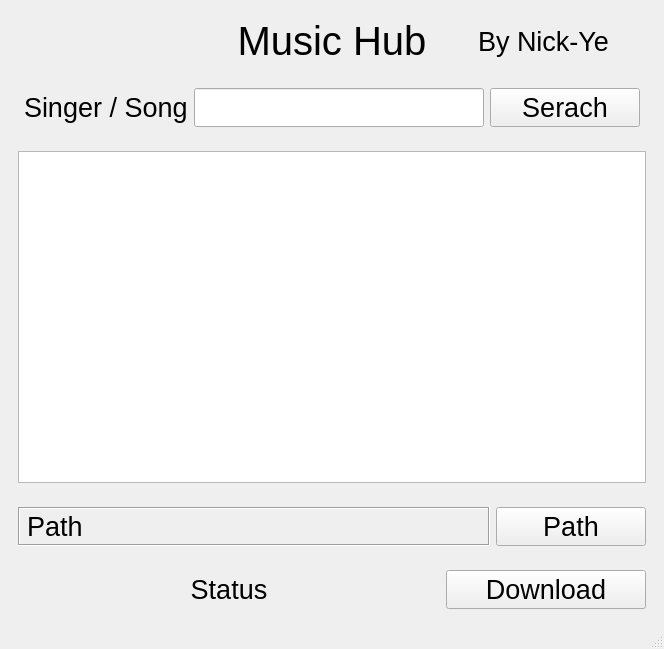
<?xml version="1.0" encoding="UTF-8"?>
<ui version="4.0">
 <class>MainWindow</class>
 <widget class="QMainWindow" name="MainWindow">
  <property name="geometry">
   <rect>
    <x>0</x>
    <y>0</y>
    <width>664</width>
    <height>649</height>
   </rect>
  </property>
  <property name="windowTitle">
   <string>MainWindow</string>
  </property>
  <widget class="QWidget" name="centralwidget">
   <layout class="QVBoxLayout" name="verticalLayout">
    <item>
     <widget class="QFrame" name="frame">
      <property name="sizePolicy">
       <sizepolicy hsizetype="Preferred" vsizetype="Fixed">
        <horstretch>0</horstretch>
        <verstretch>0</verstretch>
       </sizepolicy>
      </property>
      <property name="frameShape">
       <enum>QFrame::NoFrame</enum>
      </property>
      <property name="frameShadow">
       <enum>QFrame::Raised</enum>
      </property>
      <layout class="QHBoxLayout" name="horizontalLayout">
       <item>
        <widget class="QFrame" name="frame_5">
         <property name="frameShape">
          <enum>QFrame::NoFrame</enum>
         </property>
         <property name="frameShadow">
          <enum>QFrame::Raised</enum>
         </property>
        </widget>
       </item>
       <item>
        <widget class="QLabel" name="label">
         <property name="font">
          <font>
           <pointsize>30</pointsize>
          </font>
         </property>
         <property name="text">
          <string>Music Hub</string>
         </property>
         <property name="alignment">
          <set>Qt::AlignCenter</set>
         </property>
        </widget>
       </item>
       <item>
        <widget class="QLabel" name="label_2">
         <property name="font">
          <font>
           <pointsize>20</pointsize>
          </font>
         </property>
         <property name="text">
          <string>By Nick-Ye</string>
         </property>
         <property name="alignment">
          <set>Qt::AlignCenter</set>
         </property>
        </widget>
       </item>
      </layout>
     </widget>
    </item>
    <item>
     <widget class="QFrame" name="frame_2">
      <property name="sizePolicy">
       <sizepolicy hsizetype="Preferred" vsizetype="Fixed">
        <horstretch>0</horstretch>
        <verstretch>0</verstretch>
       </sizepolicy>
      </property>
      <property name="frameShape">
       <enum>QFrame::NoFrame</enum>
      </property>
      <property name="frameShadow">
       <enum>QFrame::Raised</enum>
      </property>
      <layout class="QHBoxLayout" name="horizontalLayout_2">
       <item>
        <widget class="QFrame" name="frame_6">
         <property name="frameShape">
          <enum>QFrame::NoFrame</enum>
         </property>
         <property name="frameShadow">
          <enum>QFrame::Raised</enum>
         </property>
        </widget>
       </item>
       <item>
        <widget class="QLabel" name="label_3">
         <property name="font">
          <font>
           <pointsize>20</pointsize>
          </font>
         </property>
         <property name="text">
          <string>Singer / Song</string>
         </property>
        </widget>
       </item>
       <item>
        <widget class="QLineEdit" name="txtSong">
         <property name="sizePolicy">
          <sizepolicy hsizetype="Expanding" vsizetype="Preferred">
           <horstretch>0</horstretch>
           <verstretch>0</verstretch>
          </sizepolicy>
         </property>
         <property name="minimumSize">
          <size>
           <width>200</width>
           <height>0</height>
          </size>
         </property>
         <property name="font">
          <font>
           <pointsize>20</pointsize>
          </font>
         </property>
         <property name="alignment">
          <set>Qt::AlignLeading|Qt::AlignLeft|Qt::AlignVCenter</set>
         </property>
        </widget>
       </item>
       <item>
        <widget class="QPushButton" name="btnQuery">
         <property name="sizePolicy">
          <sizepolicy hsizetype="Minimum" vsizetype="Fixed">
           <horstretch>0</horstretch>
           <verstretch>0</verstretch>
          </sizepolicy>
         </property>
         <property name="minimumSize">
          <size>
           <width>150</width>
           <height>0</height>
          </size>
         </property>
         <property name="maximumSize">
          <size>
           <width>150</width>
           <height>16777215</height>
          </size>
         </property>
         <property name="font">
          <font>
           <pointsize>20</pointsize>
          </font>
         </property>
         <property name="text">
          <string>Serach</string>
         </property>
        </widget>
       </item>
       <item>
        <widget class="QFrame" name="frame_7">
         <property name="frameShape">
          <enum>QFrame::NoFrame</enum>
         </property>
         <property name="frameShadow">
          <enum>QFrame::Raised</enum>
         </property>
        </widget>
       </item>
      </layout>
     </widget>
    </item>
    <item>
     <widget class="QFrame" name="frame_3">
      <property name="sizePolicy">
       <sizepolicy hsizetype="Preferred" vsizetype="Expanding">
        <horstretch>0</horstretch>
        <verstretch>0</verstretch>
       </sizepolicy>
      </property>
      <property name="frameShape">
       <enum>QFrame::NoFrame</enum>
      </property>
      <property name="frameShadow">
       <enum>QFrame::Raised</enum>
      </property>
      <layout class="QHBoxLayout" name="horizontalLayout_3">
       <item>
        <widget class="QListWidget" name="listWidget">
         <property name="sizePolicy">
          <sizepolicy hsizetype="Preferred" vsizetype="Preferred">
           <horstretch>0</horstretch>
           <verstretch>0</verstretch>
          </sizepolicy>
         </property>
        </widget>
       </item>
      </layout>
     </widget>
    </item>
    <item>
     <widget class="QFrame" name="frame_4">
      <property name="sizePolicy">
       <sizepolicy hsizetype="Preferred" vsizetype="Fixed">
        <horstretch>0</horstretch>
        <verstretch>0</verstretch>
       </sizepolicy>
      </property>
      <property name="frameShape">
       <enum>QFrame::NoFrame</enum>
      </property>
      <property name="frameShadow">
       <enum>QFrame::Raised</enum>
      </property>
      <layout class="QHBoxLayout" name="horizontalLayout_4">
       <item>
        <widget class="QLabel" name="lblPath">
         <property name="sizePolicy">
          <sizepolicy hsizetype="Preferred" vsizetype="Expanding">
           <horstretch>0</horstretch>
           <verstretch>0</verstretch>
          </sizepolicy>
         </property>
         <property name="font">
          <font>
           <pointsize>20</pointsize>
          </font>
         </property>
         <property name="frameShape">
          <enum>QFrame::Box</enum>
         </property>
         <property name="frameShadow">
          <enum>QFrame::Sunken</enum>
         </property>
         <property name="text">
          <string>Path</string>
         </property>
        </widget>
       </item>
       <item>
        <widget class="QPushButton" name="btnPath">
         <property name="minimumSize">
          <size>
           <width>150</width>
           <height>0</height>
          </size>
         </property>
         <property name="maximumSize">
          <size>
           <width>150</width>
           <height>16777215</height>
          </size>
         </property>
         <property name="font">
          <font>
           <pointsize>20</pointsize>
          </font>
         </property>
         <property name="text">
          <string>Path</string>
         </property>
        </widget>
       </item>
      </layout>
     </widget>
    </item>
    <item>
     <widget class="QFrame" name="frame_9">
      <property name="sizePolicy">
       <sizepolicy hsizetype="Preferred" vsizetype="Fixed">
        <horstretch>0</horstretch>
        <verstretch>0</verstretch>
       </sizepolicy>
      </property>
      <property name="frameShape">
       <enum>QFrame::NoFrame</enum>
      </property>
      <property name="frameShadow">
       <enum>QFrame::Raised</enum>
      </property>
      <layout class="QHBoxLayout" name="horizontalLayout_6">
       <item>
        <widget class="QLabel" name="lblStatus">
         <property name="sizePolicy">
          <sizepolicy hsizetype="Preferred" vsizetype="Fixed">
           <horstretch>0</horstretch>
           <verstretch>0</verstretch>
          </sizepolicy>
         </property>
         <property name="maximumSize">
          <size>
           <width>16777215</width>
           <height>16777215</height>
          </size>
         </property>
         <property name="font">
          <font>
           <pointsize>20</pointsize>
          </font>
         </property>
         <property name="text">
          <string>Status</string>
         </property>
         <property name="alignment">
          <set>Qt::AlignCenter</set>
         </property>
        </widget>
       </item>
       <item>
        <widget class="QPushButton" name="btnDownload">
         <property name="minimumSize">
          <size>
           <width>200</width>
           <height>0</height>
          </size>
         </property>
         <property name="maximumSize">
          <size>
           <width>200</width>
           <height>16777215</height>
          </size>
         </property>
         <property name="font">
          <font>
           <pointsize>20</pointsize>
          </font>
         </property>
         <property name="text">
          <string>Download</string>
         </property>
        </widget>
       </item>
      </layout>
     </widget>
    </item>
   </layout>
  </widget>
  <widget class="QMenuBar" name="menubar">
   <property name="geometry">
    <rect>
     <x>0</x>
     <y>0</y>
     <width>664</width>
     <height>24</height>
    </rect>
   </property>
  </widget>
  <widget class="QStatusBar" name="statusbar"/>
 </widget>
 <resources/>
 <connections/>
</ui>
